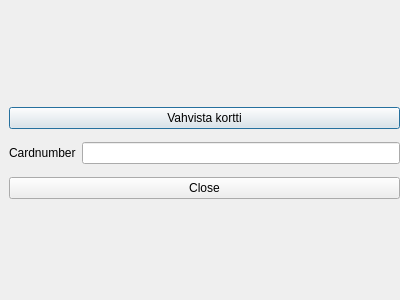
<?xml version="1.0" encoding="UTF-8"?>
<ui version="4.0">
 <class>cardReader</class>
 <widget class="QDialog" name="cardReader">
  <property name="geometry">
   <rect>
    <x>0</x>
    <y>0</y>
    <width>400</width>
    <height>300</height>
   </rect>
  </property>
  <property name="windowTitle">
   <string>Dialog</string>
  </property>
  <widget class="QWidget" name="gridLayoutWidget">
   <property name="geometry">
    <rect>
     <x>9</x>
     <y>100</y>
     <width>391</width>
     <height>107</height>
    </rect>
   </property>
   <layout class="QGridLayout" name="gridLayout">
    <item row="1" column="1">
     <widget class="QLineEdit" name="lineCardSignal"/>
    </item>
    <item row="1" column="0">
     <widget class="QLabel" name="label">
      <property name="text">
       <string>Cardnumber</string>
      </property>
     </widget>
    </item>
    <item row="0" column="0" colspan="2">
     <widget class="QPushButton" name="buttonCard">
      <property name="text">
       <string>Vahvista kortti</string>
      </property>
     </widget>
    </item>
    <item row="2" column="0" colspan="2">
     <widget class="QPushButton" name="buttonCloseCard">
      <property name="text">
       <string>Close</string>
      </property>
     </widget>
    </item>
   </layout>
  </widget>
 </widget>
 <resources/>
 <connections/>
</ui>
